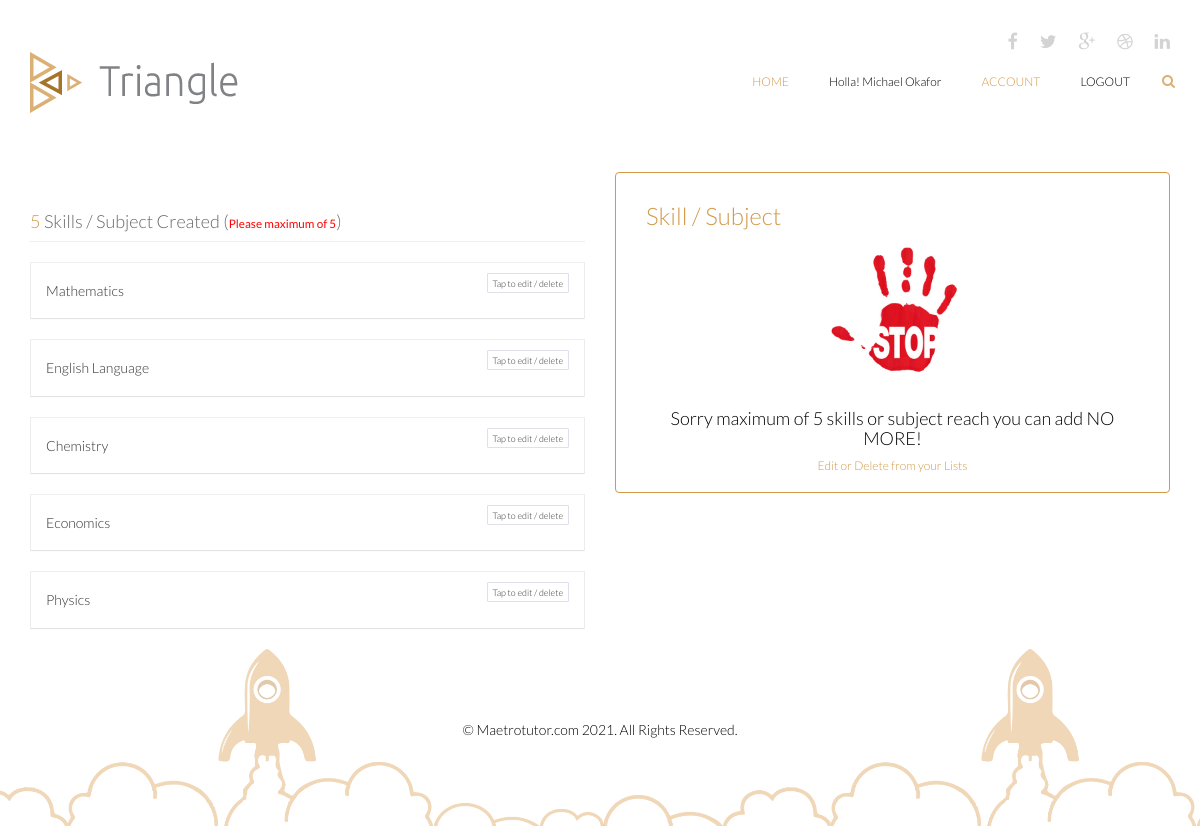
/skill (signed in), run on the app's committed database.
### triangle/models.py (models this page shows)
class User(db.Model, UserMixin):
    id = db.Column(db.Integer, primary_key=True)
    user_id = db.Column(db.String(255), nullable=True)
    name = db.Column(db.String(255), nullable=True)
    email = db.Column(db.String(255), unique=True, nullable=True)
    password = db.Column(db.String(255), nullable=False)
    secret_key = db.Column(db.String(255), nullable=True)
    phone = db.Column(db.String(255), nullable=True)
    gender = db.Column(db.String(255), nullable=True)
    online = db.Column(db.String(255), nullable=True)
    address = db.Column(db.String(255), nullable=True)
    role = db.Column(db.String(255), nullable=True)
    city = db.Column(db.String(255), nullable=True)
    state_of_origin = db.Column(db.String(255), nullable=True)
    country = db.Column(db.String(255), nullable=True)
    created_at = db.Column(db.DateTime(), default=datetime.utcnow)
    date_of_birth =db.Column(db.String(255), nullable=True)
    image = db.Column(db.String(255), nullable=True, default='default.jpg')
    tutor_image = db.Column(db.String(255), nullable=True, default='default.jpg')
    pro_status = db.Column(db.String(255), nullable=True, default= 0)
    online_status = db.Column(db.String(255), nullable=True, default= 0)
    bio_status = db.Column(db.String(255), nullable=True, default= 0)
    guarrantor_status = db.Column(db.String(255), nullable=True, default= 0)
    skill_status = db.Column(db.String(255), nullable=True, default= 0)
    subject_status = db.Column(db.String(255), nullable=True, default= 0)
    verify_status = db.Column(db.String(255), nullable=True, default= 0)
    activated_status = db.Column(db.String(255), nullable=True, default= 0)
    active = db.Column(db.Boolean())
    confirmed_at = db.Column(db.DateTime())

class Skill(db.Model, UserMixin):
    id = db.Column(db.Integer, primary_key=True)
    skill_name = db.Column(db.String(255), nullable=True)
    email = db.Column(db.String(255), nullable=True)
    skill_status = db.Column(db.String(255), nullable=True, default= 0)
    created_at = db.Column(db.DateTime(), default=datetime.utcnow)
    updated_at = db.Column(db.DateTime())
    activated_status = db.Column(db.String(255), nullable=True, default= 0)
    active = db.Column(db.Boolean())
    confirmed_at = db.Column(db.DateTime())

### triangle/routes.py (the view, shortened to what this page needs)
@app.route('/skill', methods=['GET', 'POST'])
@login_required
def skill():
  skills = Skill.query.filter_by(email = current_user.email)
  form = SkillForm()
  return render_template('skill.html', title = 'Skill', form=form, skills = skills)

### triangle/__init__.py (called while the page is built)
@login_manager.user_loader
def load_user(user_id):
	return User.query.get(int(user_id))

### triangle/templates/skill.html (shortened to what this page needs)
{% extends 'layout/base.html' %}
{% block content %}
    <section id="portfolio-information" class="">
        <div class="container">
            <div class="row">
                <div class="col-sm-6">
                   {% if skills.count() > 0 %}
 <div id="accordion-container">
                <h2 class="page-header" style="font-size: 18px"> <span style="color:#d29948"> {{skills.count()}} </span> Skills / Subject Created (<small style=" color:red">Please maximum of 5</small>)</h2>
                 {% for skill in skills %}
                <div class="panel-group" id="accordion">
                    <div class="panel panel-default">
                        <div class="panel-heading">
                            <h4 class="panel-title" style="display: flex; justify-content: space-between;">
                                <a data-toggle="collapse" data-parent="#accordion" href="#collapse{{skill.skill_name| replace(" ","odi")}}" >
                                   <h5 style="text-transform: capitalize;">{{skill.skill_name}}</h5>
                                </a>
                                 <a href="#collapse{{skill.skill_name | replace(" ","odi")}}" data-toggle="collapse" style="font-size: 9px ; border:1px solid #e0e0eb; height: 20px;padding:5px 5px; border-radius: 1px">Tap to edit / delete</a>
                            </h4>
                        </div>
                    </div>
                </div>
                 {% endfor %}
            </div>
                   {% else %}
                    <img src="/static/images/new/rrrr.jpg"  class="card border-1 shadow-sm" alt="" id="md-imgg">
                   {% endif %}
                </div>
                <div class="col-sm-6">
                     <div class="card border-1 shadow-sm" style="border: 1px solid #d29948; padding:10px 30px; border-radius:4px; margin-top: 2 0px">
                        <h2 style="color:#d29948; ma">Skill / Subject </h2>
                        {% if skills.count() >= 5 %}
                        <div style="text-align: center; font-weight: bold;">
                          <img src="/static/images/new/stop1.jpg" style="width:150px; height:150px">
                           <h3 style="font-weight: 300">  Sorry maximum of 5 skills or subject reach you can add NO MORE! </h3>
                           <h6 style="color:#d29948">Edit or Delete from your Lists</h6>
                         </div>
                        {% endif %}
                    </div>
                </div>
            </div>
        </div>
    </section>
   {% endblock %}

### triangle/templates/layout/base.html (shortened to what this page needs)
<!DOCTYPE html>
<html lang="en">
<head>
         <link href="/static/css/bootstrap.min.css" rel="stylesheet">
    <link href="/static/css/font-awesome.min.css" rel="stylesheet">
    <link href="/static/css/animate.min.css" rel="stylesheet">
	<link href="/static/css/main.css" rel="stylesheet">
	<link href="/static/css/responsive.css" rel="stylesheet">
</head>
<body>
	<header id="header">
        <div class="container">
            <div class="row">
                <div class="col-sm-12 overflow">
                   <div class="social-icons pull-right">
                        <ul class="nav nav-pills">
                            <li><a href=""><i class="fa fa-facebook"></i></a></li>
                            <li><a href=""><i class="fa fa-twitter"></i></a></li>
                            <li><a href=""><i class="fa fa-google-plus"></i></a></li>
                            <li><a href=""><i class="fa fa-dribbble"></i></a></li>
                            <li><a href=""><i class="fa fa-linkedin"></i></a></li>
                        </ul>
                    </div>
                </div>
             </div>
        </div>
        <div class="navbar navbar-inverse" role="banner">
            <div class="container">
                <div class="navbar-header">
                    <a class="navbar-brand" href="{{url_for('index')}}">
                    	<h1><img src="/static/images/logo.png" alt="logo"></h1>
                    </a>
                </div>
                {% if current_user.is_authenticated:  %}
                    {% if current_user.role == 'Tutor' %}
                    <div class="collapse navbar-collapse">
                    <ul class="nav navbar-nav navbar-right">
                     <li class="active"><a href="{{url_for('home')}}">Home</a></li>
                        <li ><a href="{{url_for('home')}}" style="text-transform: capitalize;">Holla! {{current_user.name}}</a></li>
                                {% if current_user.bio_status == 0 %}
                                <li class="active"><a href="{{url_for('bio')}}">Account</a></li>
                                 {% else %}
                                <li class="active"><a href="{{url_for('profile')}}">Account</a></li>
                                {% endif %}
                        <li><a href="{{url_for('logout')}}">Logout</a></li>
                    </ul>
                 </div>
                 {% endif %}
                {% endif %}
                <div class="search">
                    <form role="form">
                        <i class="fa fa-search"></i>
                    </form>
                </div>
            </div>
        </div>
    </header>
    {% block content %}
    {% endblock %}
    <footer id="footer">
        <div class="container">
            <div class="row">
                <div class="col-sm-12">
                    <div class="copyright-text text-center">
                        <p>&copy; Maetrotutor.com 2021. All Rights Reserved.</p>
                    </div>
                </div>
            </div>
        </div>
    </footer>
</body>
</html>

### triangle/static/css/main.css (style rules this page uses)
body { background: #fff; font-family: 'Lato', sans-serif; font-weight: 300; font-size: 14px; line-height: 22px; color: #000; }
html { height: 100%; }
a { color:#a5732a; }
a { -webkit-transition: 300ms; transition: 300ms; }
ul { list-style: none; }
h1, h2, h3, h4, h5, h6 { font-family: 'Lato', sans-serif; font-weight: 300; }
h1 { color: #686868; }
h2 { font-size: 24px; color: #686868; }
h3 { font-size: 18px; }
.overflow { overflow: hidden; }
#header { margin-bottom: 0; padding: 30px 0 60px 0; }
#header .navbar-inverse .container { position: relative; }
.search { position: absolute; top: 20px; right: 0; z-index: 1; }
.search i { color: #dbb075; cursor: pointer; position: absolute; right: 10px; top: 2px; }
.social-icons ul li { padding: 0 10px; }
.social-icons ul li:last-child { padding-right: 0; }
.social-icons ul li a { font-size: 18px; color: #d3d3d3; padding: 0; }
#header .navbar { background: #fff; border: 0; margin-bottom: 0; }
#header .navbar-brand { padding: 0; margin-left: 0; }
#header .navbar-brand h1 { padding: 0; margin: 0; }
#header .navbar-nav.navbar-right >li:last-child { margin-right: 20px; }
#header .navbar-nav.navbar-right >li a { color: #000; font-size: 12px; padding: 20px; text-transform: uppercase; font-weight: 300; }
#header .navbar-inverse .navbar-nav li.active > a, #header .navbar-inverse .navbar-nav li.active > a:focus, #header .navbar-nav.navbar-right li > a:hover, .navbar-inverse .navbar-nav > .open > a { background-color: inherit; border: 0; color: #d29948; }
#footer { padding-bottom: 75px; background-image: url(../images/home/footer.png); background-repeat: repeat-x; background-position: bottom; background-size: contain; }
.copyright-text { margin-top: 70px; }
.panel-group { border: 1px solid #eee; }
.panel-default { border: 0; }
.panel-group .panel { border-radius: 0; }
.panel-default>.panel-heading { background-color: transparent; border-top: 1px solid #eee; }
.panel-group .panel-default:first-child>.panel-heading { border-top: 0; }

### data on the page
User: name "Michael Okafor"
Skill: skill_name "Mathematics"
Skill: skill_name "English Language"
Skill: skill_name "Chemistry"
Skill: skill_name "Economics"
Skill: skill_name "Physics"

### other printed values
{{ skills.count() }} "5"
